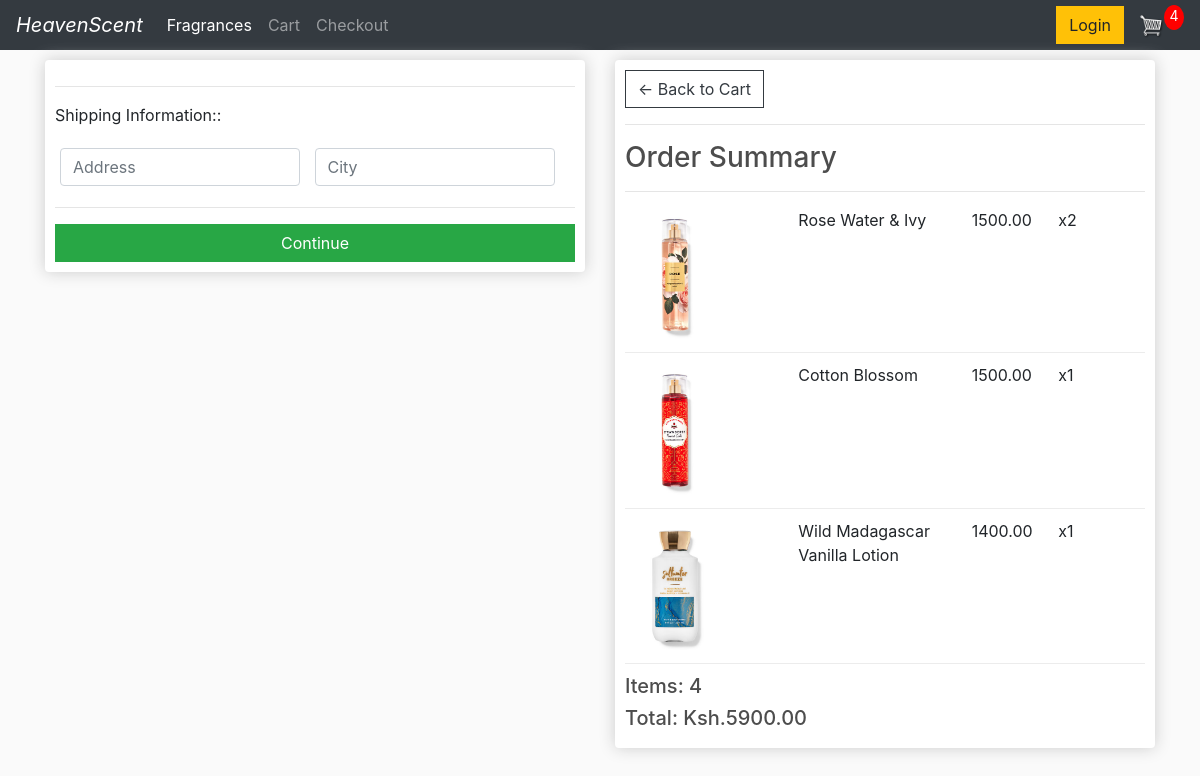
/checkout/ (signed in), run on an earlier commit of the app's database.
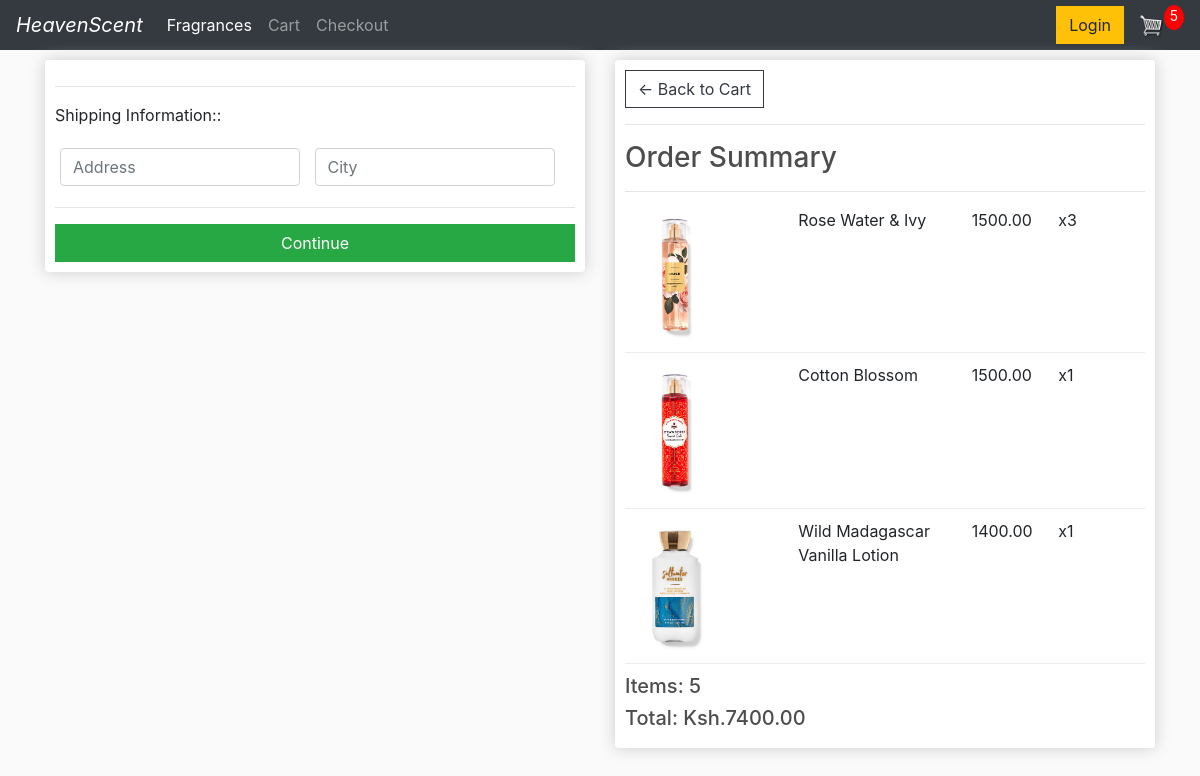
And on a later commit of the database.
### store/models.py (models this page shows, shortened)
class OrderItem(models.Model):
    product = models.ForeignKey(Product, on_delete=models.SET_NULL, null=True)
    order = models.ForeignKey(Order, on_delete=models.SET_NULL, null=True)
    quantity = models.IntegerField(default=0, null=True, blank=True)
    date_added = models.DateTimeField(auto_now_add=True)
    @property
    def get_total(self):
        total = self.product.price * self.quantity
        return total

class Order(models.Model):
    customer = models.ForeignKey(Customer, on_delete=models.SET_NULL, null=True, blank=True)
    date_ordered = models.DateTimeField(auto_now_add=True)
    complete = models.BooleanField(default=False, null=True, blank=False)#Checks if customer wants to checkout or not
    transaction_id = models.CharField(max_length=200, null=True)
    @property
    def shipping(self):
        shipping = False
        orderitems = self.orderitem_set.all()
        for i in orderitems:
            if i.product.digital == False:
                shipping = True
        return shipping
    @property
    def get_cart_total(self):
        orderitems = self.orderitem_set.all()
        total = sum([item.get_total for item in orderitems])
        return total
    @property
    def get_cart_items(self):
        orderitems = self.orderitem_set.all()
        total = sum([item.quantity for item in orderitems])
        return total

class Product(models.Model):
    name = models.CharField(max_length=200, null=True)
    price = models.DecimalField(max_digits=7, decimal_places=2)
    digital = models.BooleanField(default=False, null=True, blank=False)
    image = models.ImageField(null=True, blank=True)
    @property
    def imageURL(self):
        try:
            url = self.image.url
        except:
            url = ''
        return url

### store/views.py (the view)
# urls.py: path('checkout/', views.checkout, name="checkout"),
def checkout(request):
    if request.user.is_authenticated:
        customer = request.user.customer
        order, created = Order.objects.get_or_create(customer=customer, complete=False)
        items = order.orderitem_set.all()
        cartItems = order.get_cart_items
    else:
        items = []
        order = {'get_cart_total':0, 'get_cart_items':0, 'shipping':False}
        cartItems = order['get_cart_items']
    context = {'items': items, 'order': order, 'cartItems': cartItems}
    return render(request, 'store/checkout.html', context)

### store/templates/store/checkout.html (shortened to what this page needs)
{% extends 'store/main.html' %} {% load static %} {% block content %}
<div class="row">
    <div class="col-lg-6">
        <div class="box-element" id="form-wrapper">
            <form id="form">
                <div id="shipping-info">
                    <hr>
                    <p>Shipping Information::</p>
                    <div class="form-field">
                        <input class="form-control" type="text" name="address" placeholder="Address">
                    </div>
                    <div class="form-field">
                        <input class="form-control" type="text" name="city" placeholder="City">
                    </div>
                </div>
                <hr>
                <input id="form-button" type="submit" class="btn btn-success btn-block" value="Continue">
            </form>
        </div>
        <br>
    </div>
    <div class="col-lg-6">
        <div class="box-element">
            <a class="btn btn-outline-dark" href="{% url 'cart' %}">&#x2190; Back to Cart</a>
            <hr>
            <h3>Order Summary</h3>
            <hr> {% for item in items %}
            <div class="cart-row">
                <div style="flex:2"><img class="row-image" src="{{item.product.imageURL}}"></div>
                <div style="flex:2">
                    <p>{{item.product.name}}</p>
                </div>
                <div style="flex:1">
                    <p>{{item.product.price}}</p>
                </div>
                <div style="flex:1">
                    <p>x{{item.quantity}}</p>
                </div>
            </div>
            {% endfor %}
            <h5>Items: {{order.get_cart_items}}</h5>
            <h5>Total: Ksh.{{order.get_cart_total|floatformat:2}}</h5>
        </div>
    </div>
</div>
{% endblock content %}

What changed in the data, as far as the page shows it:
changed OrderItem "Rose Water & Ivy": quantity "2" → "3"
changed through a linked row, Order: get_cart_items "4" → "5"; get_cart_total "5900.00" → "7400.00"
Also different on the page:
{{ cartItems }}: "4" → "5"
